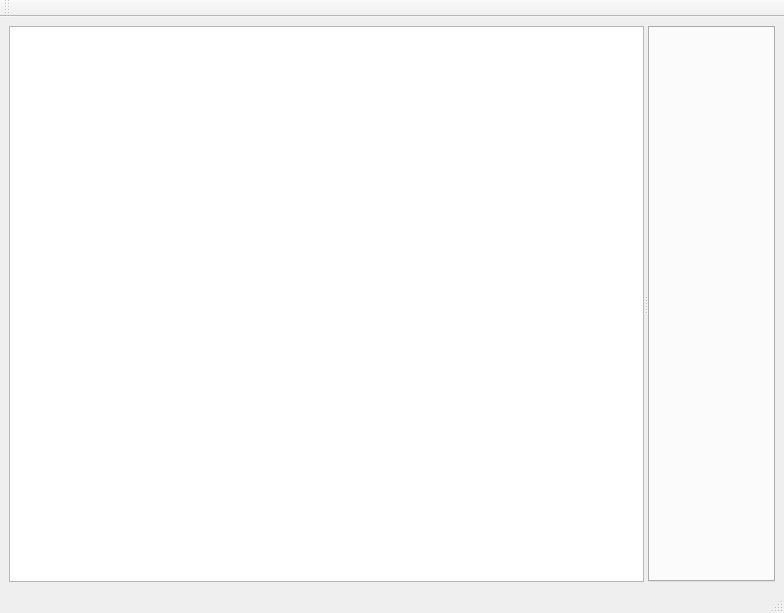
<?xml version="1.0" encoding="UTF-8"?>
<ui version="4.0">
 <class>OBNRealTimeWaveRoot</class>
 <widget class="QMainWindow" name="OBNRealTimeWaveRoot">
  <property name="geometry">
   <rect>
    <x>0</x>
    <y>0</y>
    <width>784</width>
    <height>613</height>
   </rect>
  </property>
  <property name="windowTitle">
   <string>MainWindow</string>
  </property>
  <widget class="QWidget" name="centralwidget">
   <layout class="QGridLayout" name="gridLayout">
    <item row="0" column="0">
     <widget class="QSplitter" name="splitter">
      <property name="orientation">
       <enum>Qt::Horizontal</enum>
      </property>
      <widget class="QTableWidget" name="tableWidget">
       <property name="sizePolicy">
        <sizepolicy hsizetype="Expanding" vsizetype="Expanding">
         <horstretch>0</horstretch>
         <verstretch>0</verstretch>
        </sizepolicy>
       </property>
       <property name="maximumSize">
        <size>
         <width>16777215</width>
         <height>16777215</height>
        </size>
       </property>
      </widget>
      <widget class="QTabWidget" name="tabWidget"/>
     </widget>
    </item>
   </layout>
  </widget>
  <widget class="QStatusBar" name="statusbar"/>
  <widget class="QToolBar" name="toolBar">
   <property name="windowTitle">
    <string>toolBar</string>
   </property>
   <attribute name="toolBarArea">
    <enum>TopToolBarArea</enum>
   </attribute>
   <attribute name="toolBarBreak">
    <bool>false</bool>
   </attribute>
  </widget>
 </widget>
 <resources/>
 <connections/>
</ui>
